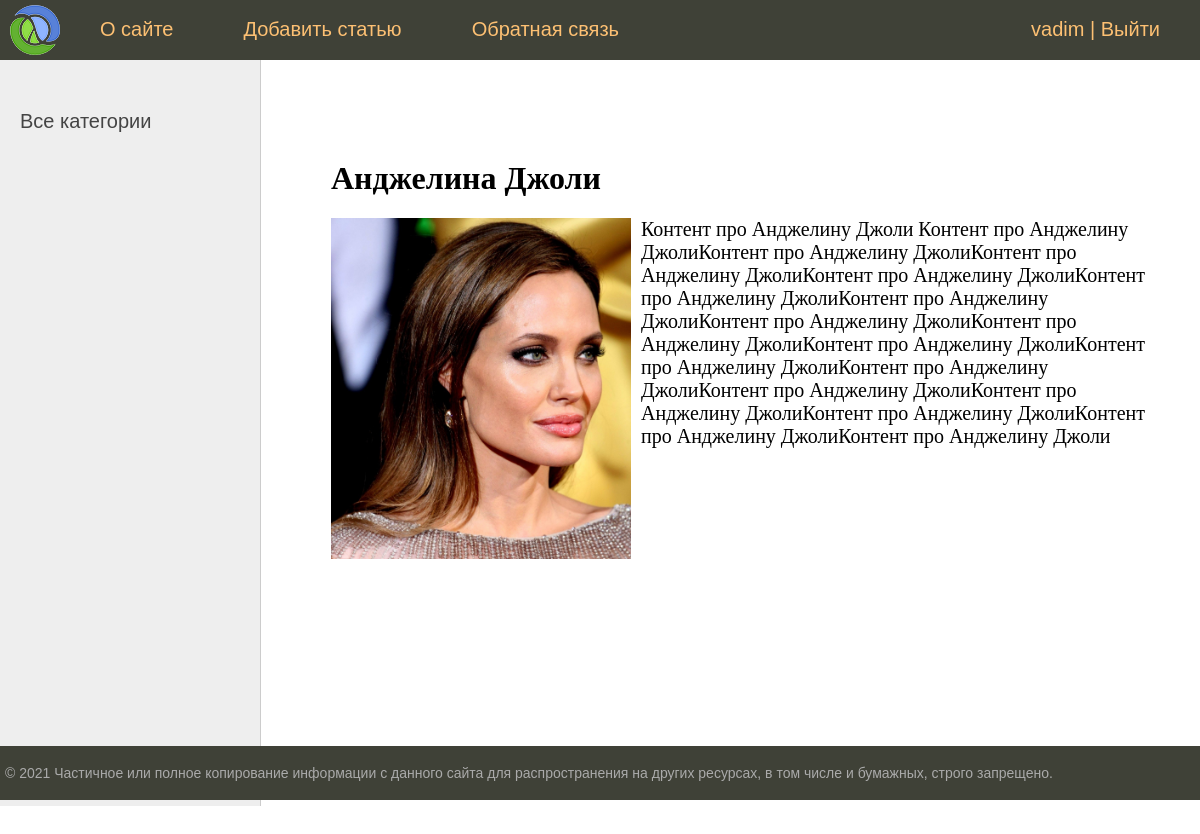
The app's page /post/andzhelina-dzholi/ (signed in) with its own data.
### women/models.py (models this page shows, shortened)
class Women(models.Model):
    title = models.CharField(max_length=255, verbose_name="Заголовок")
    slug = models.SlugField(max_length=255, unique=True, verbose_name="URL")
    content = models.TextField(blank=True)
    photo = models.ImageField(upload_to="photos/%Y/%m/%d/", null=True, blank=True)
    time_create = models.DateTimeField(auto_now_add=True)
    time_update = models.DateTimeField(auto_now=True)
    is_published = models.BooleanField(default=True)
    category = models.ForeignKey('Category', on_delete=models.PROTECT, null=True)
    class Meta:
        verbose_name = 'Известные женщины'
        verbose_name_plural = 'Известные женщины'
        ordering = ['id']

### women/views.py (the view)
# urls.py: path('post/<slug:post_slug>/', ShowPost.as_view(), name='show_post'),
class ShowPost(DetailView):
    model = Women
    template_name = 'women/post.html'
    slug_url_kwarg = 'post_slug'
    context_object_name = 'post'
    def get_context_data(self, *, object_list=None, **kwargs):
        context = super().get_context_data(**kwargs)
        context['title'] = context['post'].title
        context['menu'] = menu
        return context

### women/templates/women/post.html
{% extends 'women/base.html' %}
{% block content %}
<h1>{{post.title}}</h1>
{% if post.photo %}
  <p><img class="img-article-left" src="{{post.photo.url}}"></p>
{% endif %}
{{post.content|linebreaks}}
{% endblock %}

### women/templates/women/base.html (shortened to what this page needs)
{% load static %}
{% load women_tags %}
<!DOCTYPE html>
<html>
<head>
	<link type="text/css" href="{% static 'women/css/styles.css' %}" rel="stylesheet" />
</head>
<body>
<table class="table-page" border=0 cellpadding="0" cellspacing="0">
<tr><td valign=top>
{% block mainmenu %}
		<div class="header">
			<ul id="mainmenu" class="mainmenu">
			<li class="logo"><a href="{% url 'home' %}"><div class="logo"></div></a></li>
{% for m in menu %}
				<li><a href="{% url m.url_name %}">{{m.title}}</a></li>
{% endfor %}
				{% if request.user.is_authenticated %}
				<li class="last"> {{ user.username }} | <a href="{% url 'logout' %}">Выйти</a></li>
				{% else %}
				<li class="last"><a href="{% url 'register' %}">Регистрация</a> | <a href="{% url 'login' %}">Войти</a></li>
				{% endif %}
			</ul>
		</div>
{% endblock mainmenu %}
<table class="table-content" border=0 cellpadding="0" cellspacing="0">
<tr>
	<td valign="top" class="left-chapters">
	<ul id="leftchapters">
		{% if category_selected == 0 %}
			<li class="selected">Все категории</li>
		{% else %}
			<li><a href="{% url 'home' %}">Все категории</a></li>
		{% endif %}
	</ul>
</td>
<td valign="top" class="content">
	<div class="content-text">
{% block content %}
{% endblock %}
	</div>
</td></tr></table>
</td></tr>
<tr><td valign=top>
	<div id="footer">
		<p>&copy; 2021 Частичное или полное копирование информации с данного сайта для распространения на других ресурсах, в том числе и бумажных, строго запрещено.</p>
	</div>
</td></tr></table>
</body>
</html>

### women/static/women/css/styles.css (style rules this page uses)
html, body { font-family: 'Arial'; margin: 0; padding: 0; height: 100%; width: 100%; color: #444; }
a { color: #0059b2; text-decoration: none; }
img { max-width: 600px; height: auto; }
img.img-article-left { max-width: 300px; height: auto; float: left; padding: 0 10px 10px 0; }
.table-page { width: 100%; height: 100%; vertical-align: top; }
.table-page tr { height: 100%; }
.header { background: #3F4137; height: 60px; }
.logo { background: url('../images/logo.png') no-repeat 10px 5px; width: 70px; height: 60px; }
ul.mainmenu { list-style: none; margin: 0; padding: 0; height: 60px; color: #fdc073; font-size: 20px; overflow: hidden; }
ul.mainmenu li { float: left; margin: 18px 40px 0 30px; }
ul.mainmenu li.logo { margin: 0; }
ul.mainmenu li.last { float: right; }
ul.mainmenu li a { color: #fdc073; text-decoration: none; }
.table-content { width: 100%; min-height: 100%; height: 100%; }
.left-chapters { margin: 0; background: #eee; border-right: 1px solid #ccc; min-height: 100%; }
.left-chapters ul { width: 230px; min-height: 100%; margin: 0; padding: 20px 10px 10px 20px; list-style: none; font-size: 20px; }
.left-chapters ul li { margin: 30px 0 0 0; color: #999; }
.left-chapters ul li a { color: #444; text-decoration: none; }
.content { padding: 40px 20px 20px 40px; width: 100%; box-sizing: border-box; }
.content-text { margin: 60px 0 0 30px; color: #000; font-size: 20px; font-family: Yandex Sans Display Light; }
.content-text h1 { font-size: 32px; }
#footer { box-sizing: border-box; background: #3F4137; padding: 5px; color: #aaa; font-size: 14px; font-family: Verdana, Geneva, Arial, Helvetica; text-align: left; overflow: hidden; }

### records on screen
Women: title "Анджелина Джоли", photo (picture), content "Контент про Анджелину Джоли Контент про Анджелину ДжолиКонтент про Анджелину ДжолиКонтент про Анджелину ДжолиКонтент про Анджелину ДжолиКонтент про Анджелину ДжолиКонтент про Анджелину ДжолиКонтент про Анджелину ДжолиКонтент про Анджелину ДжолиКонтент про Анджелину ДжолиКонтент про Анджелину ДжолиКонтент про Анджелину ДжолиКонтент про Анджелину ДжолиКонтент про Анджелину ДжолиКонтент про Анджелину ДжолиКонтент про Анджелину ДжолиКонтент про Анджелину Джоли"

### other values on screen
{{ m.title }} "О сайте" "Добавить статью" "Обратная связь"
{{ user.username }} "vadim"
